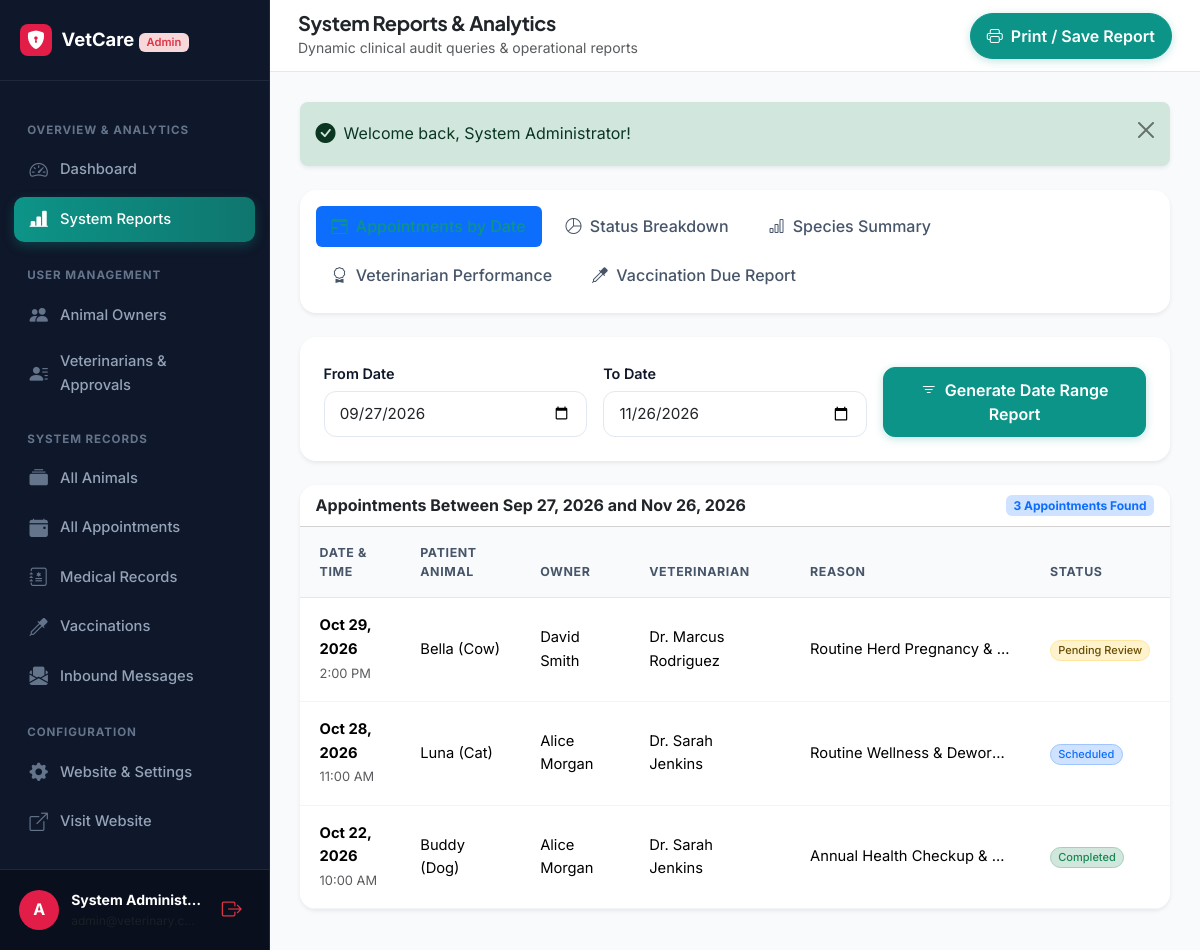
Screenshot of /admin/reports.php (signed in) with the database file from the repository.
### tables this page shows
CREATE TABLE `appointments` (
  `id` INT AUTO_INCREMENT PRIMARY KEY,
  `owner_id` INT NOT NULL,
  `veterinarian_id` INT NOT NULL,
  `animal_id` INT NOT NULL,
  `appointment_date` DATE NOT NULL,
  `appointment_time` TIME NOT NULL,
  `reason` VARCHAR(255) NOT NULL,
  `symptoms` TEXT NOT NULL,
  `appointment_status` ENUM('pending', 'scheduled', 'completed', 'cancelled', 'rejected') NOT NULL DEFAULT 'pending',
  `veterinarian_notes` TEXT NULL,
  `created_at` TIMESTAMP DEFAULT CURRENT_TIMESTAMP,
  `updated_at` TIMESTAMP DEFAULT CURRENT_TIMESTAMP ON UPDATE CURRENT_TIMESTAMP,
  CONSTRAINT `fk_app_owner` FOREIGN KEY (`owner_id`) REFERENCES `users` (`id`) ON DELETE CASCADE,
  CONSTRAINT `fk_app_vet` FOREIGN KEY (`veterinarian_id`) REFERENCES `users` (`id`) ON DELETE CASCADE,
  CONSTRAINT `fk_app_animal` FOREIGN KEY (`animal_id`) REFERENCES `animals` (`id`) ON DELETE CASCADE,
  INDEX `idx_app_date_time` (`veterinarian_id`, `appointment_date`, `appointment_time`),
  INDEX `idx_app_status` (`appointment_status`)
);

CREATE TABLE `animals` (
  `id` INT AUTO_INCREMENT PRIMARY KEY,
  `owner_id` INT NOT NULL,
  `animal_name` VARCHAR(100) NOT NULL,
  `species` VARCHAR(50) NOT NULL,
  `breed` VARCHAR(100) NULL,
  `gender` ENUM('male', 'female', 'unknown') NOT NULL DEFAULT 'unknown',
  `date_of_birth` DATE NULL,
  `age_years` INT NULL,
  `weight` DECIMAL(6,2) NULL,
  `color` VARCHAR(50) NULL,
  `identification_number` VARCHAR(100) NULL,
  `photo_path` VARCHAR(255) NULL,
  `allergies` TEXT NULL,
  `notes` TEXT NULL,
  `created_at` TIMESTAMP DEFAULT CURRENT_TIMESTAMP,
  `updated_at` TIMESTAMP DEFAULT CURRENT_TIMESTAMP ON UPDATE CURRENT_TIMESTAMP,
  CONSTRAINT `fk_animal_owner` FOREIGN KEY (`owner_id`) REFERENCES `users` (`id`) ON DELETE CASCADE,
  INDEX `idx_animal_species` (`species`),
  INDEX `idx_animal_owner` (`owner_id`)
);

CREATE TABLE `users` (
  `id` INT AUTO_INCREMENT PRIMARY KEY,
  `full_name` VARCHAR(100) NOT NULL,
  `email` VARCHAR(150) NOT NULL UNIQUE,
  `phone` VARCHAR(30) NOT NULL,
  `password_hash` VARCHAR(255) NOT NULL,
  `role` ENUM('owner', 'veterinarian', 'admin') NOT NULL,
  `account_status` ENUM('active', 'inactive', 'suspended', 'pending') NOT NULL DEFAULT 'active',
  `created_at` TIMESTAMP DEFAULT CURRENT_TIMESTAMP,
  `updated_at` TIMESTAMP DEFAULT CURRENT_TIMESTAMP ON UPDATE CURRENT_TIMESTAMP,
  INDEX `idx_role` (`role`),
  INDEX `idx_status` (`account_status`)
);

### admin/reports.php (the view, shortened to what this page needs)
<?php
require_once __DIR__ . '/../includes/init.php';
$reportType = $_GET['report_type'] ?? 'appointments_date';
$fromDate = trim($_GET['from_date'] ?? date('Y-m-d', strtotime('-30 days')));
$toDate = trim($_GET['to_date'] ?? date('Y-m-d', strtotime('+30 days')));
$appDateStmt = $pdo->prepare("
    SELECT app.*, a.animal_name, a.species, ow.full_name AS owner_name, doc.full_name AS vet_name, vp.consultation_fee
    FROM appointments app
    JOIN animals a ON a.id = app.animal_id
    JOIN users ow ON ow.id = app.owner_id
    JOIN users doc ON doc.id = app.veterinarian_id
    JOIN veterinarian_profiles vp ON vp.user_id = doc.id
    WHERE app.appointment_date BETWEEN :from_date AND :to_date
    ORDER BY app.appointment_date DESC, app.appointment_time DESC
");
$appDateStmt->execute([':from_date' => $fromDate, ':to_date' => $toDate]);
$appointmentsByDate = $appDateStmt->fetchAll();
require_once __DIR__ . '/../includes/header.php';
?>
<div class="dashboard-layout">
    <?php require_once __DIR__ . '/../includes/admin_sidebar.php'; ?>
    <main class="dashboard-main">
        <header class="dashboard-topbar">
            <div class="d-flex align-items-center gap-3">
                <div>
                    <h5 class="fw-bold mb-0 text-dark">System Reports & Analytics</h5>
                    <small class="text-muted">Dynamic clinical audit queries & operational reports</small>
                </div>
            </div>
            <div>
                <button onclick="window.print()" class="btn btn-primary rounded-pill px-3 no-print">
                    <i class="bi bi-printer me-1"></i> Print / Save Report
                </button>
            </div>
        </header>
        <div class="dashboard-content-body">
            <?php require_once __DIR__ . '/../includes/alerts.php'; ?>
            <div class="card border-0 shadow-sm rounded-4 p-3 mb-4 bg-white no-print">
                <ul class="nav nav-pills gap-2" id="reportTabs">
                    <li class="nav-item">
                        <a class="nav-link <?= $reportType === 'appointments_date' ? 'active' : '' ?>" href="<?= url('admin/reports.php?report_type=appointments_date') ?>">
                            <i class="bi bi-calendar-range me-1"></i> Appointments by Date
                        </a>
                    </li>
                    <li class="nav-item">
                        <a class="nav-link <?= $reportType === 'status_breakdown' ? 'active' : '' ?>" href="<?= url('admin/reports.php?report_type=status_breakdown') ?>">
                            <i class="bi bi-pie-chart me-1"></i> Status Breakdown
                        </a>
                    </li>
                    <li class="nav-item">
                        <a class="nav-link <?= $reportType === 'species_summary' ? 'active' : '' ?>" href="<?= url('admin/reports.php?report_type=species_summary') ?>">
                            <i class="bi bi-bar-chart me-1"></i> Species Summary
                        </a>
                    </li>
                    <li class="nav-item">
                        <a class="nav-link <?= $reportType === 'vet_summary' ? 'active' : '' ?>" href="<?= url('admin/reports.php?report_type=vet_summary') ?>">
                            <i class="bi bi-award me-1"></i> Veterinarian Performance
                        </a>
                    </li>
                    <li class="nav-item">
                        <a class="nav-link <?= $reportType === 'vaccine_due' ? 'active' : '' ?>" href="<?= url('admin/reports.php?report_type=vaccine_due') ?>">
                            <i class="bi bi-eyedropper me-1"></i> Vaccination Due Report
                        </a>
                    </li>
                </ul>
            </div>
            <?php if ($reportType === 'appointments_date'): ?>
                <div class="card border-0 shadow-sm rounded-4 p-4 mb-4 bg-white no-print">
                    <form method="GET" action="<?= url('admin/reports.php') ?>" class="row g-3 align-items-end">
                        <div class="col-md-4">
                            <label class="form-label">From Date</label>
                            <input type="date" class="form-control" name="from_date" value="<?= e($fromDate) ?>" required>
                        </div>
                        <div class="col-md-4">
                            <label class="form-label">To Date</label>
                            <input type="date" class="form-control" name="to_date" value="<?= e($toDate) ?>" required>
                        </div>
                        <div class="col-md-4">
                            <button type="submit" class="btn btn-primary w-100">
                                <i class="bi bi-filter me-1"></i> Generate Date Range Report
                            </button>
                        </div>
                    </form>
                </div>
                <div class="card border-0 shadow-sm rounded-4 bg-white overflow-hidden">
                    <div class="card-header bg-white d-flex justify-content-between align-items-center">
                        <span class="fw-bold">Appointments Between <?= format_date($fromDate) ?> and <?= format_date($toDate) ?></span>
                        <span class="badge bg-primary-subtle text-primary"><?= count($appointmentsByDate) ?> Appointments Found</span>
                    </div>
                    <div class="table-responsive">
                        <table class="table custom-table">
                            <thead>
                                <tr>
                                    <th>Date & Time</th>
                                    <th>Patient Animal</th>
                                    <th>Owner</th>
                                    <th>Veterinarian</th>
                                    <th>Reason</th>
                                    <th>Status</th>
                                </tr>
                            </thead>
                            <tbody>
                                <?php if (empty($appointmentsByDate)): ?>
                                    <tr><td colspan="6" class="text-center py-4 text-muted">No appointments found in this date range.</td></tr>
                                <?php else: ?>
                                    <?php foreach ($appointmentsByDate as $app): ?>
                                        <tr>
                                            <td>
                                                <div class="fw-bold"><?= format_date($app['appointment_date']) ?></div>
                                                <small class="text-muted"><?= format_time($app['appointment_time']) ?></small>
                                            </td>
                                            <td><?= e($app['animal_name']) ?> (<?= e($app['species']) ?>)</td>
                                            <td><?= e($app['owner_name']) ?></td>
                                            <td><?= e($app['vet_name']) ?></td>
                                            <td><div class="text-truncate" style="max-width: 200px;"><?= e($app['reason']) ?></div></td>
                                            <td><?= badge_status($app['appointment_status']) ?></td>
                                        </tr>
                                    <?php endforeach; ?>
                                <?php endif; ?>
                            </tbody>
                        </table>
                    </div>
                </div>
            <?php endif; ?>
        </div>
    </main>
</div>
<?php require_once __DIR__ . '/../includes/footer.php'; ?>

### includes/functions.php (shortened to what this page needs)
<?php
function e($value): string {
    return htmlspecialchars((string)($value ?? ''), ENT_QUOTES, 'UTF-8');
}
function url(string $path = ''): string {
    $path = ltrim($path, '/');
    return rtrim(BASE_URL, '/') . ($path !== '' ? '/' . $path : '');
}
function format_date(?string $date, string $format = 'M j, Y'): string {
    $timestamp = strtotime($date);
    return $timestamp ? date($format, $timestamp) : '—';
}
function format_time(?string $time): string {
    $timestamp = strtotime($time);
    return $timestamp ? date('g:i A', $timestamp) : '—';
}
function badge_status(string $status): string {
    $statusLower = strtolower(trim($status));
    $map = [
        'active'     => ['bg-success-subtle text-success border border-success-subtle', 'Active'],
        'approved'   => ['bg-success-subtle text-success border border-success-subtle', 'Approved'],
        'completed'  => ['bg-success-subtle text-success border border-success-subtle', 'Completed'],
        'scheduled'  => ['bg-primary-subtle text-primary border border-primary-subtle', 'Scheduled'],
        'pending'    => ['bg-warning-subtle text-warning-emphasis border border-warning-subtle', 'Pending Review'],
        'cancelled'  => ['bg-secondary-subtle text-secondary border border-secondary-subtle', 'Cancelled'],
        'rejected'   => ['bg-danger-subtle text-danger border border-danger-subtle', 'Rejected'],
        'inactive'   => ['bg-secondary-subtle text-secondary border border-secondary-subtle', 'Inactive'],
        'suspended'  => ['bg-danger-subtle text-danger border border-danger-subtle', 'Suspended'],
        'unread'     => ['bg-info-subtle text-info-emphasis border border-info-subtle', 'New Inbound'],
        'read'       => ['bg-light text-muted border', 'Read'],
        'replied'    => ['bg-success-subtle text-success border border-success-subtle', 'Replied']
    ];
    $classes = $map[$statusLower][0] ?? 'bg-light text-dark border';
    $label = $map[$statusLower][1] ?? ucfirst($statusLower);
    return '<span class="badge rounded-pill ' . $classes . ' px-2.5 py-1.5 fw-medium">' . e($label) . '</span>';
}

### assets/css/style.css (style rules this page uses)
:root { --primary: #0d9488; --primary-dark: #0f766e; --primary-light: #ccfbf1; --primary-subtle: #f0fdfa; --secondary: #0284c7; --accent: #10b981; --dark: #0f172a; --dark-muted: #475569; --light-bg: #f8fafc; --card-bg: #ffffff; --border-color: #e2e8f0; --border-focus: #0d9488; --font-heading: 'Plus Jakarta Sans', -apple-system, BlinkMacSystemFont, 'Segoe UI', Roboto, sans-serif; --font-body: 'Inter', -apple-system, BlinkMacSystemFont, 'Segoe UI', Roboto, sans-serif; --radius-sm: 8px; --radius-md: 12px; --radius-lg: 18px; --radius-pill: 9999px; --shadow-sm: 0 1px 3px rgba(15, 23, 42, 0.05); --shadow-md: 0 4px 18px -2px rgba(15, 23, 42, 0.06), 0 2px 6px -1px rgba(15, 23, 42, 0.03); --shadow-lg: 0 12px 30px -4px rgba(13, 148, 136, 0.12), 0 4px 12px -2px rgba(15, 23, 42, 0.04); }
body { font-family: var(--font-body); color: var(--dark); background-color: var(--light-bg); line-height: 1.6; overflow-x: hidden; }
h1, h2, h3, h4, h5, h6 { font-family: var(--font-heading); color: var(--dark); font-weight: 700; letter-spacing: -0.02em; }
a { color: var(--primary); text-decoration: none; transition: all 0.2s ease-in-out; }
.btn-primary { background-color: var(--primary); border-color: var(--primary); color: #ffffff; font-weight: 600; padding: 0.625rem 1.35rem; border-radius: var(--radius-md); box-shadow: 0 2px 8px rgba(13, 148, 136, 0.25); transition: all 0.25s ease; }
.nav-link { font-weight: 500; color: var(--dark-muted) !important; padding: 0.5rem 1rem !important; border-radius: var(--radius-sm); transition: all 0.2s; }
.nav-link:hover, .nav-link.active { color: var(--primary) !important; background-color: var(--primary-subtle); }
.form-label { font-weight: 600; color: var(--dark); font-size: 0.9rem; margin-bottom: 0.4rem; }
.form-control, .form-select { border-radius: var(--radius-md); border: 1px solid var(--border-color); padding: 0.65rem 0.95rem; font-size: 0.95rem; transition: border-color 0.2s, box-shadow 0.2s; }

### assets/css/dashboard.css (style rules this page uses)
.dashboard-layout { display: flex; min-height: 100vh; background-color: #f8fafc; }
.dashboard-main { flex-grow: 1; display: flex; flex-direction: column; min-width: 0; }
.dashboard-topbar { height: 72px; background: #ffffff; border-bottom: 1px solid var(--border-color); padding: 0 1.75rem; display: flex; align-items: center; justify-content: space-between; position: sticky; top: 0; z-index: 1020; }
.dashboard-content-body { padding: 1.85rem; flex-grow: 1; }
.custom-table { margin-bottom: 0; }
.custom-table th { background-color: #f8fafc; color: #475569; font-size: 0.775rem; text-transform: uppercase; letter-spacing: 0.05em; font-weight: 700; padding: 0.95rem 1.25rem; border-bottom: 1px solid var(--border-color); }
.custom-table td { padding: 1rem 1.25rem; vertical-align: middle; border-bottom: 1px solid #f1f5f9; font-size: 0.92rem; }

### rows the page displays
appointments: appointment_date "Oct 29, 2026", appointment_time "2:00 PM", animal.animal_name "Bella", animal.species "Cow", owner.full_name "David Smith", veterinarian.full_name "Dr. Marcus Rodriguez", reason "Routine Herd Pregnancy &…", appointment_status "Pending Review"
appointments: appointment_date "Oct 28, 2026", appointment_time "11:00 AM", animal.animal_name "Luna", animal.species "Cat", owner.full_name "Alice Morgan", veterinarian.full_name "Dr. Sarah Jenkins", reason "Routine Wellness & Dewor…", appointment_status "Scheduled"
appointments: appointment_date "Oct 22, 2026", appointment_time "10:00 AM", animal.animal_name "Buddy", animal.species "Dog", owner.full_name "Alice Morgan", veterinarian.full_name "Dr. Sarah Jenkins", reason "Annual Health Checkup &…", appointment_status "Completed"

### other values shown
$user['full_name'] "System Administ…"
$flash['message'] "Welcome back, System Administrator!"
format_date($fromDate) "Sep 27, 2026"
format_date($toDate) "Nov 26, 2026"
count($appointmentsByDate) "3"
